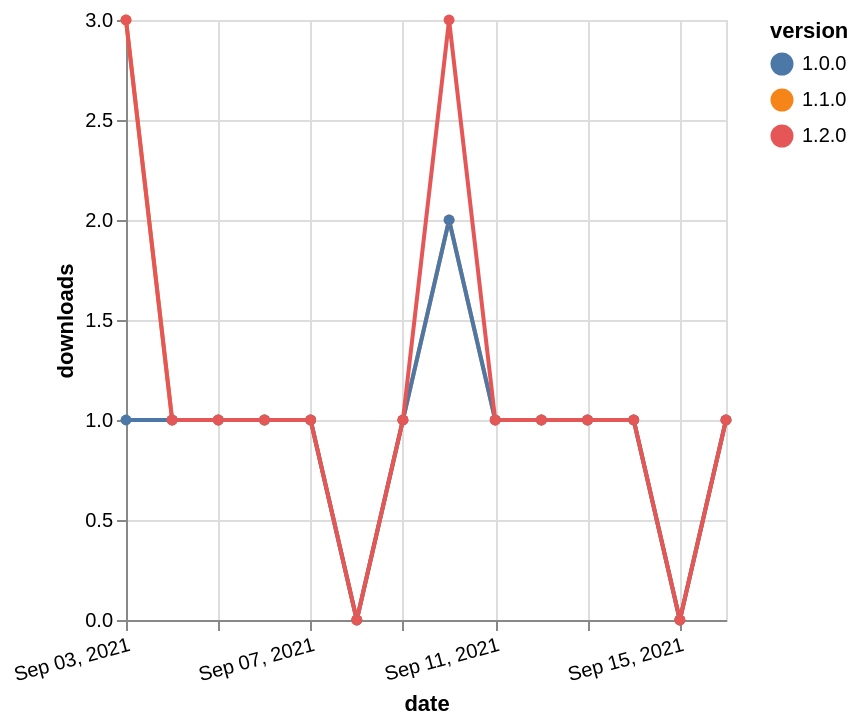

Write the Vega-Lite specification saved for this chart.
### Vega-Lite specification from a JSON file in a GitHub repository (floating-point values rounded to 4 significant figures)
{"$schema": "https://vega.github.io/schema/vega-lite/v5.json", "description": "A simple bar chart with embedded data.", "data": {"values": [{"date": "2021-09-03", "total": 44, "delta": 3, "version": "1.1.0"}, {"date": "2021-09-04", "total": 45, "delta": 1, "version": "1.1.0"}, {"date": "2021-09-05", "total": 46, "delta": 1, "version": "1.1.0"}, {"date": "2021-09-06", "total": 47, "delta": 1, "version": "1.1.0"}, {"date": "2021-09-07", "total": 48, "delta": 1, "version": "1.1.0"}, {"date": "2021-09-08", "total": 48, "delta": 0, "version": "1.1.0"}, {"date": "2021-09-09", "total": 49, "delta": 1, "version": "1.1.0"}, {"date": "2021-09-10", "total": 51, "delta": 2, "version": "1.1.0"}, {"date": "2021-09-11", "total": 52, "delta": 1, "version": "1.1.0"}, {"date": "2021-09-12", "total": 53, "delta": 1, "version": "1.1.0"}, {"date": "2021-09-13", "total": 54, "delta": 1, "version": "1.1.0"}, {"date": "2021-09-14", "total": 55, "delta": 1, "version": "1.1.0"}, {"date": "2021-09-15", "total": 55, "delta": 0, "version": "1.1.0"}, {"date": "2021-09-16", "total": 56, "delta": 1, "version": "1.1.0"}, {"date": "2021-09-03", "total": 118, "delta": 1, "version": "1.0.0"}, {"date": "2021-09-04", "total": 119, "delta": 1, "version": "1.0.0"}, {"date": "2021-09-05", "total": 120, "delta": 1, "version": "1.0.0"}, {"date": "2021-09-06", "total": 121, "delta": 1, "version": "1.0.0"}, {"date": "2021-09-07", "total": 122, "delta": 1, "version": "1.0.0"}, {"date": "2021-09-08", "total": 122, "delta": 0, "version": "1.0.0"}, {"date": "2021-09-09", "total": 123, "delta": 1, "version": "1.0.0"}, {"date": "2021-09-10", "total": 125, "delta": 2, "version": "1.0.0"}, {"date": "2021-09-11", "total": 126, "delta": 1, "version": "1.0.0"}, {"date": "2021-09-12", "total": 127, "delta": 1, "version": "1.0.0"}, {"date": "2021-09-13", "total": 128, "delta": 1, "version": "1.0.0"}, {"date": "2021-09-14", "total": 129, "delta": 1, "version": "1.0.0"}, {"date": "2021-09-15", "total": 129, "delta": 0, "version": "1.0.0"}, {"date": "2021-09-16", "total": 130, "delta": 1, "version": "1.0.0"}, {"date": "2021-09-03", "total": 21, "delta": 3, "version": "1.2.0"}, {"date": "2021-09-04", "total": 22, "delta": 1, "version": "1.2.0"}, {"date": "2021-09-05", "total": 23, "delta": 1, "version": "1.2.0"}, {"date": "2021-09-06", "total": 24, "delta": 1, "version": "1.2.0"}, {"date": "2021-09-07", "total": 25, "delta": 1, "version": "1.2.0"}, {"date": "2021-09-08", "total": 25, "delta": 0, "version": "1.2.0"}, {"date": "2021-09-09", "total": 26, "delta": 1, "version": "1.2.0"}, {"date": "2021-09-10", "total": 29, "delta": 3, "version": "1.2.0"}, {"date": "2021-09-11", "total": 30, "delta": 1, "version": "1.2.0"}, {"date": "2021-09-12", "total": 31, "delta": 1, "version": "1.2.0"}, {"date": "2021-09-13", "total": 32, "delta": 1, "version": "1.2.0"}, {"date": "2021-09-14", "total": 33, "delta": 1, "version": "1.2.0"}, {"date": "2021-09-15", "total": 33, "delta": 0, "version": "1.2.0"}, {"date": "2021-09-16", "total": 34, "delta": 1, "version": "1.2.0"}]}, "width": "container", "mark": {"type": "line", "point": {"filled": true}}, "encoding": {"x": {"field": "date", "type": "temporal", "timeUnit": "yearmonthdate", "title": "date", "axis": {"labelAngle": -15}}, "y": {"field": "delta", "type": "quantitative", "title": "downloads"}, "color": {"field": "version", "type": "nominal"}, "tooltip": {"field": "delta"}}}
